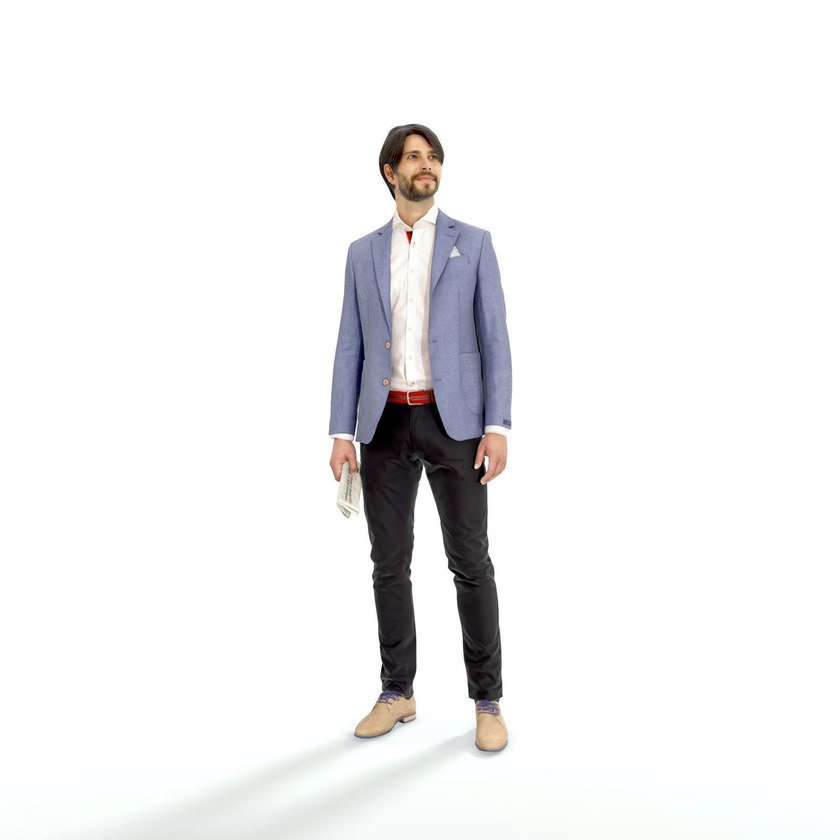
#> input picture stand.jpg, 840 x 840 px, shrunk from 1600 x 1600 before the run
$ python 6_draw.py
#> lines starting #> are read from the running program, lines starting #| are printed output that depends on the picture
import numpy as np
import cv2
img = cv2.imread(r"stand.jpg",1)
#> img is the input picture: shape (840, 840, 3); mean B, G, R 240.4, 239.9, 240.1

cv2.circle(img, (80,80), 55 , (0,255,0), -1)
cv2.imshow('image',img)
cv2.waitKey(0)
cv2.destroyAllWindows()


img = cv2.imread(r"stand.jpg",1)
cv2.rectangle(img,(15,25),(200,150),(0,255,255),5)
cv2.imshow('image',img)
cv2.waitKey(0)
cv2.destroyAllWindows()

img = cv2.imread(r"stand.jpg",1)
cv2.ellipse(img, (150,50), (80,20), 5 ,0, 360, (0,0,255) , -1)
cv2.imshow('image',img)
cv2.waitKey(0)
cv2.destroyAllWindows()

import numpy as np
import cv2
img = cv2.imread(r"stand.jpg",1)
cv2.line(img,(10,0),(150,150),(0,0,0),15)
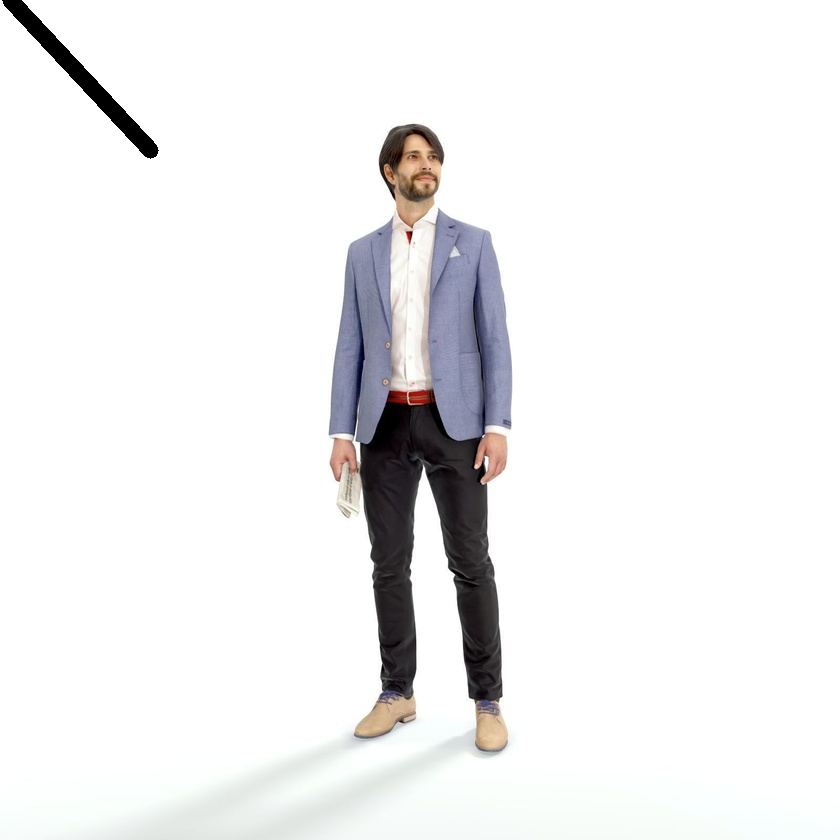
#> img: shape (840, 840, 3); mean B, G, R 239.1, 238.6, 238.8
cv2.imshow('image',img)
cv2.waitKey(0)
cv2.destroyAllWindows()

$ run again, with run.jpg copied over stand.jpg
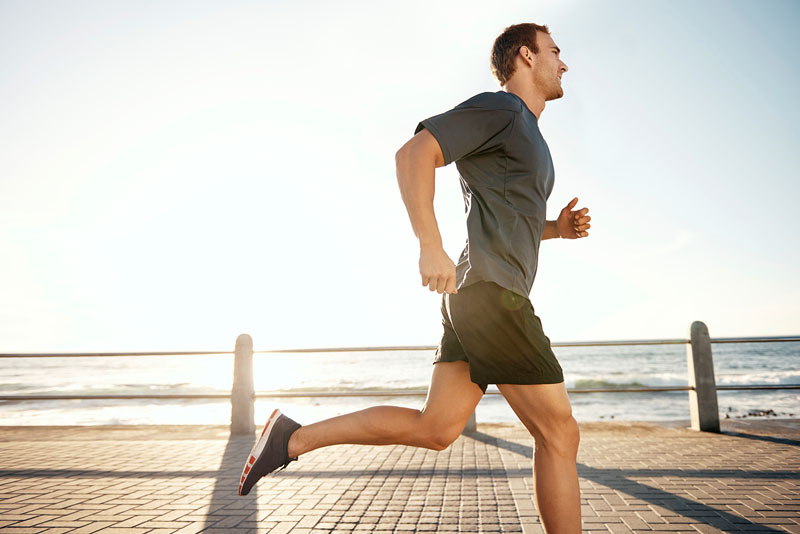
#> input picture run.jpg, 800 x 534 px
#> img is the input picture: shape (534, 800, 3); mean B, G, R 198.6, 208, 213.3
#> `cv2.line(img,(10,0),(150,150),(0,0,0),15)`:
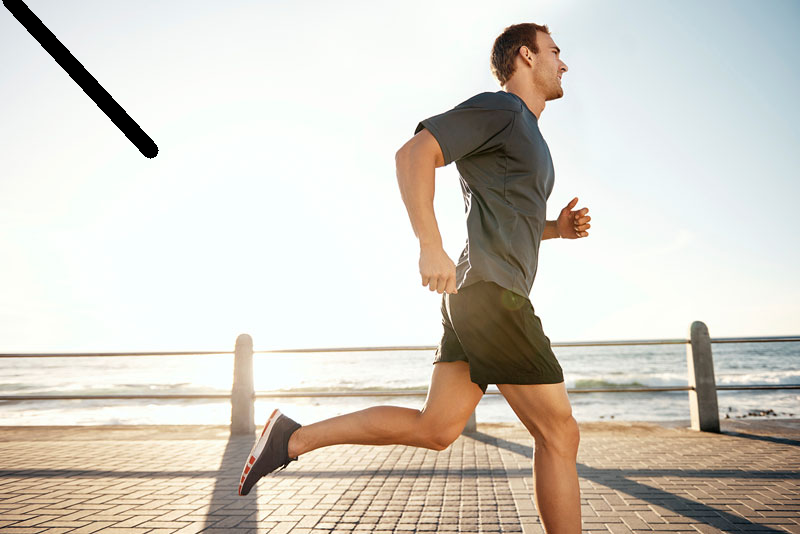
#> img: shape (534, 800, 3); mean B, G, R 196.7, 206, 211.3
